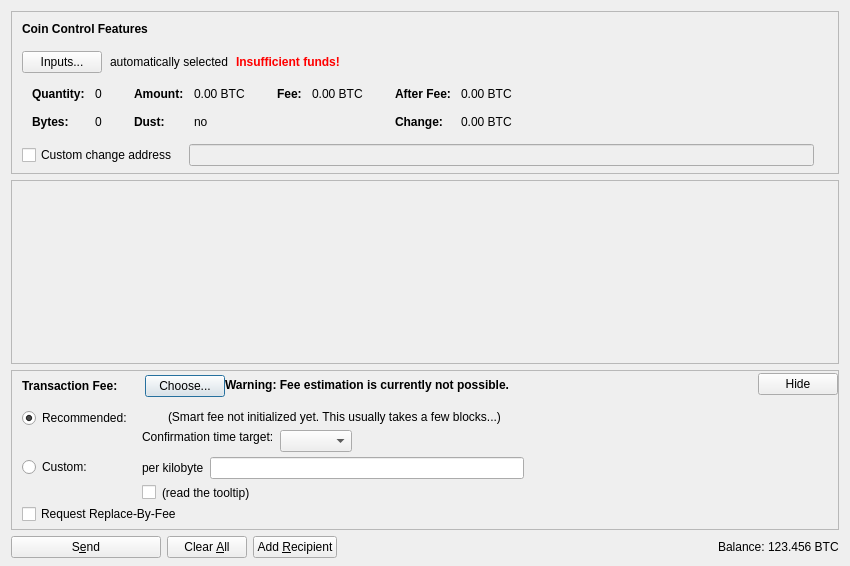
<?xml version="1.0" encoding="UTF-8"?>
<ui version="4.0">
 <class>SendCoinsDialog</class>
 <widget class="QDialog" name="SendCoinsDialog">
  <property name="geometry">
   <rect>
    <x>0</x>
    <y>0</y>
    <width>850</width>
    <height>566</height>
   </rect>
  </property>
  <property name="windowTitle">
   <string>Send Coins</string>
  </property>
  <layout class="QVBoxLayout" name="verticalLayout" stretch="0,1,0,0">
   <property name="bottomMargin">
    <number>8</number>
   </property>
   <item>
    <widget class="QFrame" name="frameCoinControl">
     <property name="sizePolicy">
      <sizepolicy hsizetype="Expanding" vsizetype="Expanding">
       <horstretch>0</horstretch>
       <verstretch>0</verstretch>
      </sizepolicy>
     </property>
     <property name="maximumSize">
      <size>
       <width>16777215</width>
       <height>16777215</height>
      </size>
     </property>
     <property name="frameShape">
      <enum>QFrame::StyledPanel</enum>
     </property>
     <property name="frameShadow">
      <enum>QFrame::Sunken</enum>
     </property>
     <layout class="QVBoxLayout" name="verticalLayoutCoinControl2">
      <property name="spacing">
       <number>0</number>
      </property>
      <property name="leftMargin">
       <number>0</number>
      </property>
      <property name="topMargin">
       <number>0</number>
      </property>
      <property name="rightMargin">
       <number>0</number>
      </property>
      <property name="bottomMargin">
       <number>6</number>
      </property>
      <item>
       <layout class="QVBoxLayout" name="verticalLayoutCoinControl" stretch="0,0,0,0,1">
        <property name="spacing">
         <number>0</number>
        </property>
        <property name="leftMargin">
         <number>10</number>
        </property>
        <property name="topMargin">
         <number>10</number>
        </property>
        <item>
         <layout class="QHBoxLayout" name="horizontalLayoutCoinControl1">
          <property name="bottomMargin">
           <number>15</number>
          </property>
          <item>
           <widget class="QLabel" name="labelCoinControlFeatures">
            <property name="sizePolicy">
             <sizepolicy hsizetype="Preferred" vsizetype="Maximum">
              <horstretch>0</horstretch>
              <verstretch>0</verstretch>
             </sizepolicy>
            </property>
            <property name="font">
             <font>
              <weight>75</weight>
              <bold>true</bold>
             </font>
            </property>
            <property name="styleSheet">
             <string notr="true">font-weight:bold;</string>
            </property>
            <property name="text">
             <string>Coin Control Features</string>
            </property>
           </widget>
          </item>
         </layout>
        </item>
        <item>
         <layout class="QHBoxLayout" name="horizontalLayoutCoinControl2" stretch="0,0,0,0">
          <property name="spacing">
           <number>8</number>
          </property>
          <property name="bottomMargin">
           <number>10</number>
          </property>
          <item>
           <widget class="QPushButton" name="pushButtonCoinControl">
            <property name="styleSheet">
             <string notr="true"/>
            </property>
            <property name="text">
             <string>Inputs...</string>
            </property>
            <property name="autoDefault">
             <bool>false</bool>
            </property>
           </widget>
          </item>
          <item>
           <widget class="QLabel" name="labelCoinControlAutomaticallySelected">
            <property name="text">
             <string>automatically selected</string>
            </property>
            <property name="margin">
             <number>5</number>
            </property>
           </widget>
          </item>
          <item>
           <widget class="QLabel" name="labelCoinControlInsuffFunds">
            <property name="font">
             <font>
              <weight>75</weight>
              <bold>true</bold>
             </font>
            </property>
            <property name="styleSheet">
             <string notr="true">color:red;font-weight:bold;</string>
            </property>
            <property name="text">
             <string>Insufficient funds!</string>
            </property>
            <property name="margin">
             <number>5</number>
            </property>
           </widget>
          </item>
          <item>
           <spacer name="horizontalSpacerCoinControl">
            <property name="orientation">
             <enum>Qt::Horizontal</enum>
            </property>
            <property name="sizeHint" stdset="0">
             <size>
              <width>40</width>
              <height>1</height>
             </size>
            </property>
           </spacer>
          </item>
         </layout>
        </item>
        <item>
         <widget class="QWidget" name="widgetCoinControl" native="true">
          <property name="sizePolicy">
           <sizepolicy hsizetype="Preferred" vsizetype="Preferred">
            <horstretch>0</horstretch>
            <verstretch>0</verstretch>
           </sizepolicy>
          </property>
          <property name="minimumSize">
           <size>
            <width>0</width>
            <height>0</height>
           </size>
          </property>
          <property name="styleSheet">
           <string notr="true"/>
          </property>
          <layout class="QHBoxLayout" name="horizontalLayoutCoinControl5">
           <property name="leftMargin">
            <number>0</number>
           </property>
           <property name="topMargin">
            <number>0</number>
           </property>
           <property name="rightMargin">
            <number>0</number>
           </property>
           <property name="bottomMargin">
            <number>0</number>
           </property>
           <item>
            <layout class="QHBoxLayout" name="horizontalLayoutCoinControl3" stretch="0,0,0,1">
             <property name="spacing">
              <number>20</number>
             </property>
             <property name="topMargin">
              <number>0</number>
             </property>
             <property name="bottomMargin">
              <number>10</number>
             </property>
             <item>
              <layout class="QFormLayout" name="formLayoutCoinControl1">
               <property name="horizontalSpacing">
                <number>10</number>
               </property>
               <property name="verticalSpacing">
                <number>14</number>
               </property>
               <property name="leftMargin">
                <number>10</number>
               </property>
               <property name="topMargin">
                <number>4</number>
               </property>
               <property name="rightMargin">
                <number>6</number>
               </property>
               <item row="0" column="0">
                <widget class="QLabel" name="labelCoinControlQuantityText">
                 <property name="font">
                  <font>
                   <weight>75</weight>
                   <bold>true</bold>
                  </font>
                 </property>
                 <property name="text">
                  <string>Quantity:</string>
                 </property>
                 <property name="margin">
                  <number>0</number>
                 </property>
                </widget>
               </item>
               <item row="0" column="1">
                <widget class="QLabel" name="labelCoinControlQuantity">
                 <property name="cursor">
                  <cursorShape>IBeamCursor</cursorShape>
                 </property>
                 <property name="contextMenuPolicy">
                  <enum>Qt::ActionsContextMenu</enum>
                 </property>
                 <property name="text">
                  <string notr="true">0</string>
                 </property>
                 <property name="margin">
                  <number>0</number>
                 </property>
                 <property name="textInteractionFlags">
                  <set>Qt::LinksAccessibleByMouse|Qt::TextSelectableByKeyboard|Qt::TextSelectableByMouse</set>
                 </property>
                </widget>
               </item>
               <item row="1" column="0">
                <widget class="QLabel" name="labelCoinControlBytesText">
                 <property name="font">
                  <font>
                   <weight>75</weight>
                   <bold>true</bold>
                  </font>
                 </property>
                 <property name="text">
                  <string>Bytes:</string>
                 </property>
                </widget>
               </item>
               <item row="1" column="1">
                <widget class="QLabel" name="labelCoinControlBytes">
                 <property name="cursor">
                  <cursorShape>IBeamCursor</cursorShape>
                 </property>
                 <property name="contextMenuPolicy">
                  <enum>Qt::ActionsContextMenu</enum>
                 </property>
                 <property name="text">
                  <string notr="true">0</string>
                 </property>
                 <property name="textInteractionFlags">
                  <set>Qt::LinksAccessibleByMouse|Qt::TextSelectableByKeyboard|Qt::TextSelectableByMouse</set>
                 </property>
                </widget>
               </item>
              </layout>
             </item>
             <item>
              <layout class="QFormLayout" name="formLayoutCoinControl2">
               <property name="horizontalSpacing">
                <number>10</number>
               </property>
               <property name="verticalSpacing">
                <number>14</number>
               </property>
               <property name="leftMargin">
                <number>6</number>
               </property>
               <property name="topMargin">
                <number>4</number>
               </property>
               <property name="rightMargin">
                <number>6</number>
               </property>
               <item row="0" column="0">
                <widget class="QLabel" name="labelCoinControlAmountText">
                 <property name="font">
                  <font>
                   <weight>75</weight>
                   <bold>true</bold>
                  </font>
                 </property>
                 <property name="text">
                  <string>Amount:</string>
                 </property>
                 <property name="margin">
                  <number>0</number>
                 </property>
                </widget>
               </item>
               <item row="0" column="1">
                <widget class="QLabel" name="labelCoinControlAmount">
                 <property name="cursor">
                  <cursorShape>IBeamCursor</cursorShape>
                 </property>
                 <property name="contextMenuPolicy">
                  <enum>Qt::ActionsContextMenu</enum>
                 </property>
                 <property name="text">
                  <string notr="true">0.00 BTC</string>
                 </property>
                 <property name="textInteractionFlags">
                  <set>Qt::LinksAccessibleByMouse|Qt::TextSelectableByKeyboard|Qt::TextSelectableByMouse</set>
                 </property>
                </widget>
               </item>
               <item row="1" column="0">
                <widget class="QLabel" name="labelCoinControlLowOutputText">
                 <property name="font">
                  <font>
                   <weight>75</weight>
                   <bold>true</bold>
                  </font>
                 </property>
                 <property name="text">
                  <string>Dust:</string>
                 </property>
                </widget>
               </item>
               <item row="1" column="1">
                <widget class="QLabel" name="labelCoinControlLowOutput">
                 <property name="cursor">
                  <cursorShape>IBeamCursor</cursorShape>
                 </property>
                 <property name="contextMenuPolicy">
                  <enum>Qt::ActionsContextMenu</enum>
                 </property>
                 <property name="text">
                  <string notr="true">no</string>
                 </property>
                 <property name="textInteractionFlags">
                  <set>Qt::LinksAccessibleByMouse|Qt::TextSelectableByKeyboard|Qt::TextSelectableByMouse</set>
                 </property>
                </widget>
               </item>
              </layout>
             </item>
             <item>
              <layout class="QFormLayout" name="formLayoutCoinControl3">
               <property name="horizontalSpacing">
                <number>10</number>
               </property>
               <property name="verticalSpacing">
                <number>14</number>
               </property>
               <property name="leftMargin">
                <number>6</number>
               </property>
               <property name="topMargin">
                <number>4</number>
               </property>
               <property name="rightMargin">
                <number>6</number>
               </property>
               <item row="0" column="0">
                <widget class="QLabel" name="labelCoinControlFeeText">
                 <property name="font">
                  <font>
                   <weight>75</weight>
                   <bold>true</bold>
                  </font>
                 </property>
                 <property name="text">
                  <string>Fee:</string>
                 </property>
                 <property name="margin">
                  <number>0</number>
                 </property>
                </widget>
               </item>
               <item row="0" column="1">
                <widget class="QLabel" name="labelCoinControlFee">
                 <property name="cursor">
                  <cursorShape>IBeamCursor</cursorShape>
                 </property>
                 <property name="contextMenuPolicy">
                  <enum>Qt::ActionsContextMenu</enum>
                 </property>
                 <property name="text">
                  <string notr="true">0.00 BTC</string>
                 </property>
                 <property name="textInteractionFlags">
                  <set>Qt::LinksAccessibleByMouse|Qt::TextSelectableByKeyboard|Qt::TextSelectableByMouse</set>
                 </property>
                </widget>
               </item>
              </layout>
             </item>
             <item>
              <layout class="QFormLayout" name="formLayoutCoinControl4">
               <property name="horizontalSpacing">
                <number>10</number>
               </property>
               <property name="verticalSpacing">
                <number>14</number>
               </property>
               <property name="leftMargin">
                <number>6</number>
               </property>
               <property name="topMargin">
                <number>4</number>
               </property>
               <property name="rightMargin">
                <number>6</number>
               </property>
               <item row="0" column="0">
                <widget class="QLabel" name="labelCoinControlAfterFeeText">
                 <property name="font">
                  <font>
                   <weight>75</weight>
                   <bold>true</bold>
                  </font>
                 </property>
                 <property name="text">
                  <string>After Fee:</string>
                 </property>
                 <property name="margin">
                  <number>0</number>
                 </property>
                </widget>
               </item>
               <item row="0" column="1">
                <widget class="QLabel" name="labelCoinControlAfterFee">
                 <property name="cursor">
                  <cursorShape>IBeamCursor</cursorShape>
                 </property>
                 <property name="contextMenuPolicy">
                  <enum>Qt::ActionsContextMenu</enum>
                 </property>
                 <property name="text">
                  <string notr="true">0.00 BTC</string>
                 </property>
                 <property name="textInteractionFlags">
                  <set>Qt::LinksAccessibleByMouse|Qt::TextSelectableByKeyboard|Qt::TextSelectableByMouse</set>
                 </property>
                </widget>
               </item>
               <item row="1" column="0">
                <widget class="QLabel" name="labelCoinControlChangeText">
                 <property name="font">
                  <font>
                   <weight>75</weight>
                   <bold>true</bold>
                  </font>
                 </property>
                 <property name="text">
                  <string>Change:</string>
                 </property>
                </widget>
               </item>
               <item row="1" column="1">
                <widget class="QLabel" name="labelCoinControlChange">
                 <property name="cursor">
                  <cursorShape>IBeamCursor</cursorShape>
                 </property>
                 <property name="contextMenuPolicy">
                  <enum>Qt::ActionsContextMenu</enum>
                 </property>
                 <property name="text">
                  <string notr="true">0.00 BTC</string>
                 </property>
                 <property name="textInteractionFlags">
                  <set>Qt::LinksAccessibleByMouse|Qt::TextSelectableByKeyboard|Qt::TextSelectableByMouse</set>
                 </property>
                </widget>
               </item>
              </layout>
             </item>
            </layout>
           </item>
          </layout>
         </widget>
        </item>
        <item>
         <layout class="QHBoxLayout" name="horizontalLayoutCoinControl4" stretch="0,0,0">
          <property name="spacing">
           <number>12</number>
          </property>
          <property name="sizeConstraint">
           <enum>QLayout::SetDefaultConstraint</enum>
          </property>
          <property name="topMargin">
           <number>5</number>
          </property>
          <property name="rightMargin">
           <number>5</number>
          </property>
          <item>
           <widget class="QCheckBox" name="checkBoxCoinControlChange">
            <property name="toolTip">
             <string>If this is activated, but the change address is empty or invalid, change will be sent to a newly generated address.</string>
            </property>
            <property name="text">
             <string>Custom change address</string>
            </property>
           </widget>
          </item>
          <item>
           <widget class="QValidatedLineEdit" name="lineEditCoinControlChange">
            <property name="enabled">
             <bool>false</bool>
            </property>
            <property name="sizePolicy">
             <sizepolicy hsizetype="Expanding" vsizetype="Fixed">
              <horstretch>0</horstretch>
              <verstretch>0</verstretch>
             </sizepolicy>
            </property>
           </widget>
          </item>
          <item>
           <widget class="QLabel" name="labelCoinControlChangeLabel">
            <property name="sizePolicy">
             <sizepolicy hsizetype="Preferred" vsizetype="Expanding">
              <horstretch>0</horstretch>
              <verstretch>0</verstretch>
             </sizepolicy>
            </property>
            <property name="minimumSize">
             <size>
              <width>0</width>
              <height>0</height>
             </size>
            </property>
            <property name="text">
             <string/>
            </property>
            <property name="margin">
             <number>3</number>
            </property>
           </widget>
          </item>
         </layout>
        </item>
        <item>
         <spacer name="verticalSpacerCoinControl">
          <property name="orientation">
           <enum>Qt::Vertical</enum>
          </property>
          <property name="sizeHint" stdset="0">
           <size>
            <width>800</width>
            <height>1</height>
           </size>
          </property>
         </spacer>
        </item>
       </layout>
      </item>
     </layout>
    </widget>
   </item>
   <item>
    <widget class="QScrollArea" name="scrollArea">
     <property name="widgetResizable">
      <bool>true</bool>
     </property>
     <widget class="QWidget" name="scrollAreaWidgetContents">
      <property name="geometry">
       <rect>
        <x>0</x>
        <y>0</y>
        <width>830</width>
        <height>68</height>
       </rect>
      </property>
      <layout class="QVBoxLayout" name="verticalLayout_2" stretch="0,1">
       <property name="leftMargin">
        <number>0</number>
       </property>
       <property name="topMargin">
        <number>0</number>
       </property>
       <property name="rightMargin">
        <number>0</number>
       </property>
       <property name="bottomMargin">
        <number>0</number>
       </property>
       <item>
        <layout class="QVBoxLayout" name="entries">
         <property name="spacing">
          <number>6</number>
         </property>
        </layout>
       </item>
       <item>
        <spacer name="verticalSpacer">
         <property name="orientation">
          <enum>Qt::Vertical</enum>
         </property>
         <property name="sizeHint" stdset="0">
          <size>
           <width>20</width>
           <height>40</height>
          </size>
         </property>
        </spacer>
       </item>
      </layout>
     </widget>
    </widget>
   </item>
   <item>
    <widget class="QFrame" name="frameFee">
     <property name="sizePolicy">
      <sizepolicy hsizetype="Expanding" vsizetype="Expanding">
       <horstretch>0</horstretch>
       <verstretch>0</verstretch>
      </sizepolicy>
     </property>
     <property name="maximumSize">
      <size>
       <width>16777215</width>
       <height>16777215</height>
      </size>
     </property>
     <property name="frameShape">
      <enum>QFrame::StyledPanel</enum>
     </property>
     <property name="frameShadow">
      <enum>QFrame::Sunken</enum>
     </property>
     <layout class="QVBoxLayout" name="verticalLayoutFee1">
      <property name="spacing">
       <number>0</number>
      </property>
      <property name="leftMargin">
       <number>0</number>
      </property>
      <property name="topMargin">
       <number>0</number>
      </property>
      <property name="rightMargin">
       <number>0</number>
      </property>
      <property name="bottomMargin">
       <number>0</number>
      </property>
      <item>
       <layout class="QVBoxLayout" name="verticalLayoutFee2" stretch="0,0,0">
        <property name="spacing">
         <number>0</number>
        </property>
        <property name="leftMargin">
         <number>10</number>
        </property>
        <property name="topMargin">
         <number>0</number>
        </property>
        <item>
         <layout class="QHBoxLayout" name="horizontalLayoutFee1">
          <property name="bottomMargin">
           <number>0</number>
          </property>
          <item>
           <layout class="QVBoxLayout" name="verticalLayoutFee7">
            <property name="spacing">
             <number>0</number>
            </property>
            <item>
             <spacer name="verticalSpacerSmartFee">
              <property name="orientation">
               <enum>Qt::Vertical</enum>
              </property>
              <property name="sizeType">
               <enum>QSizePolicy::Fixed</enum>
              </property>
              <property name="sizeHint" stdset="0">
               <size>
                <width>1</width>
                <height>4</height>
               </size>
              </property>
             </spacer>
            </item>
            <item>
             <layout class="QHBoxLayout" name="horizontalLayoutSmartFee">
              <property name="spacing">
               <number>10</number>
              </property>
              <item>
               <widget class="QLabel" name="labelFeeHeadline">
                <property name="sizePolicy">
                 <sizepolicy hsizetype="Preferred" vsizetype="Maximum">
                  <horstretch>0</horstretch>
                  <verstretch>0</verstretch>
                 </sizepolicy>
                </property>
                <property name="font">
                 <font>
                  <weight>75</weight>
                  <bold>true</bold>
                 </font>
                </property>
                <property name="styleSheet">
                 <string notr="true">font-weight:bold;</string>
                </property>
                <property name="text">
                 <string>Transaction Fee:</string>
                </property>
               </widget>
              </item>
              <item>
               <widget class="QLabel" name="labelFeeMinimized">
                <property name="text">
                 <string/>
                </property>
               </widget>
              </item>
              <item>
               <widget class="QPushButton" name="buttonChooseFee">
                <property name="text">
                 <string>Choose...</string>
                </property>
               </widget>
              </item>
             </layout>
            </item>
            <item>
             <spacer name="verticalSpacer_5">
              <property name="orientation">
               <enum>Qt::Vertical</enum>
              </property>
              <property name="sizeHint" stdset="0">
               <size>
                <width>1</width>
                <height>1</height>
               </size>
              </property>
             </spacer>
            </item>
           </layout>
          </item>
          <item>
           <widget class="QLabel" name="fallbackFeeWarningLabel">
            <property name="font">
             <font>
              <weight>75</weight>
              <bold>true</bold>
             </font>
            </property>
            <property name="toolTip">
             <string>Using the fallbackfee can result in sending a transaction that will take several hours or days (or never) to confirm. Consider choosing your fee manually or wait until you have validated the complete chain.</string>
            </property>
            <property name="text">
             <string>Warning: Fee estimation is currently not possible.</string>
            </property>
            <property name="wordWrap">
             <bool>false</bool>
            </property>
           </widget>
          </item>
          <item>
           <spacer name="horizontalSpacer_4">
            <property name="orientation">
             <enum>Qt::Horizontal</enum>
            </property>
            <property name="sizeType">
             <enum>QSizePolicy::MinimumExpanding</enum>
            </property>
            <property name="sizeHint" stdset="0">
             <size>
              <width>40</width>
              <height>20</height>
             </size>
            </property>
           </spacer>
          </item>
          <item>
           <widget class="QPushButton" name="buttonMinimizeFee">
            <property name="toolTip">
             <string>collapse fee-settings</string>
            </property>
            <property name="text">
             <string>Hide</string>
            </property>
           </widget>
          </item>
         </layout>
        </item>
        <item>
         <widget class="QFrame" name="frameFeeSelection">
          <layout class="QVBoxLayout" name="verticalLayoutFee12">
           <property name="spacing">
            <number>0</number>
           </property>
           <property name="leftMargin">
            <number>0</number>
           </property>
           <property name="topMargin">
            <number>0</number>
           </property>
           <property name="rightMargin">
            <number>0</number>
           </property>
           <property name="bottomMargin">
            <number>0</number>
           </property>
           <item>
            <layout class="QGridLayout" name="gridLayoutFee">
             <property name="topMargin">
              <number>10</number>
             </property>
             <property name="bottomMargin">
              <number>4</number>
             </property>
             <property name="horizontalSpacing">
              <number>10</number>
             </property>
             <property name="verticalSpacing">
              <number>4</number>
             </property>
             <item row="1" column="1">
              <layout class="QVBoxLayout" name="verticalLayoutFee8">
               <property name="spacing">
                <number>6</number>
               </property>
               <item>
                <layout class="QHBoxLayout" name="horizontalLayoutFee13">
                 <item>
                  <widget class="QLabel" name="labelCustomPerKilobyte">
                   <property name="toolTip">
                    <string>If the custom fee is set to 1000 satoshis and the transaction is only 250 bytes, then &quot;per kilobyte&quot; only pays 250 satoshis in fee, while &quot;total at least&quot; pays 1000 satoshis. For transactions bigger than a kilobyte both pay by kilobyte.</string>
                   </property>
                   <property name="text">
                    <string>per kilobyte</string>
                   </property>
                  </widget>
                 </item>
                 <item>
                  <widget class="BitcoinAmountField" name="customFee"/>
                 </item>
                 <item>
                  <spacer name="horizontalSpacer_6">
                   <property name="orientation">
                    <enum>Qt::Horizontal</enum>
                   </property>
                   <property name="sizeHint" stdset="0">
                    <size>
                     <width>1</width>
                     <height>1</height>
                    </size>
                   </property>
                  </spacer>
                 </item>
                </layout>
               </item>
               <item>
                <layout class="QHBoxLayout" name="horizontalLayoutFee8">
                 <item>
                  <widget class="QCheckBox" name="checkBoxMinimumFee">
                   <property name="toolTip">
                    <string>Paying only the minimum fee is just fine as long as there is less transaction volume than space in the blocks. But be aware that this can end up in a never confirming transaction once there is more demand for Bitcoin2X transactions than the network can process.</string>
                   </property>
                   <property name="text">
                    <string/>
                   </property>
                  </widget>
                 </item>
                 <item>
                  <widget class="QLabel" name="labelMinFeeWarning">
                   <property name="enabled">
                    <bool>true</bool>
                   </property>
                   <property name="toolTip">
                    <string>Paying only the minimum fee is just fine as long as there is less transaction volume than space in the blocks. But be aware that this can end up in a never confirming transaction once there is more demand for Bitcoin2X transactions than the network can process.</string>
                   </property>
                   <property name="text">
                    <string>(read the tooltip)</string>
                   </property>
                   <property name="margin">
                    <number>5</number>
                   </property>
                  </widget>
                 </item>
                 <item>
                  <spacer name="horizontalSpacer_2">
                   <property name="orientation">
                    <enum>Qt::Horizontal</enum>
                   </property>
                   <property name="sizeHint" stdset="0">
                    <size>
                     <width>1</width>
                     <height>1</height>
                    </size>
                   </property>
                  </spacer>
                 </item>
                </layout>
               </item>
              </layout>
             </item>
             <item row="0" column="0">
              <layout class="QVBoxLayout" name="verticalLayoutFee4" stretch="0,1">
               <item>
                <widget class="QRadioButton" name="radioSmartFee">
                 <property name="text">
                  <string>Recommended:</string>
                 </property>
                 <property name="checked">
                  <bool>true</bool>
                 </property>
                 <attribute name="buttonGroup">
                  <string notr="true">groupFee</string>
                 </attribute>
                </widget>
               </item>
               <item>
                <spacer name="verticalSpacer_2">
                 <property name="orientation">
                  <enum>Qt::Vertical</enum>
                 </property>
                 <property name="sizeHint" stdset="0">
                  <size>
                   <width>1</width>
                   <height>1</height>
                  </size>
                 </property>
                </spacer>
               </item>
              </layout>
             </item>
             <item row="1" column="0">
              <layout class="QVBoxLayout" name="verticalLayoutFee9" stretch="0,1">
               <item>
                <widget class="QRadioButton" name="radioCustomFee">
                 <property name="text">
                  <string>Custom:</string>
                 </property>
                 <attribute name="buttonGroup">
                  <string notr="true">groupFee</string>
                 </attribute>
                </widget>
               </item>
               <item>
                <spacer name="verticalSpacer_6">
                 <property name="orientation">
                  <enum>Qt::Vertical</enum>
                 </property>
                 <property name="sizeHint" stdset="0">
                  <size>
                   <width>1</width>
                   <height>1</height>
                  </size>
                 </property>
                </spacer>
               </item>
              </layout>
             </item>
             <item row="0" column="1">
              <layout class="QVBoxLayout" name="verticalLayoutFee3" stretch="0,0,1">
               <property name="spacing">
                <number>6</number>
               </property>
               <property name="topMargin">
                <number>2</number>
               </property>
               <item>
                <layout class="QHBoxLayout" name="horizontalLayoutFee12">
                 <item>
                  <widget class="QLabel" name="labelSmartFee">
                   <property name="text">
                    <string/>
                   </property>
                   <property name="margin">
                    <number>2</number>
                   </property>
                  </widget>
                 </item>
                 <item>
                  <widget class="QLabel" name="labelFeeEstimation">
                   <property name="text">
                    <string/>
                   </property>
                  </widget>
                 </item>
                 <item>
                  <widget class="QLabel" name="labelSmartFee2">
                   <property name="text">
                    <string>(Smart fee not initialized yet. This usually takes a few blocks...)</string>
                   </property>
                   <property name="margin">
                    <number>2</number>
                   </property>
                  </widget>
                 </item>
                 <item>
                  <spacer name="horizontalSpacer_5">
                   <property name="orientation">
                    <enum>Qt::Horizontal</enum>
                   </property>
                   <property name="sizeHint" stdset="0">
                    <size>
                     <width>1</width>
                     <height>1</height>
                    </size>
                   </property>
                  </spacer>
                 </item>
                </layout>
               </item>
               <item>
                <layout class="QHBoxLayout" name="horizontalLayoutFee9">
                 <item>
                  <layout class="QVBoxLayout" name="verticalLayoutFee6">
                   <item>
                    <widget class="QLabel" name="labelSmartFee3">
                     <property name="text">
                      <string>Confirmation time target:</string>
                     </property>
                     <property name="margin">
                      <number>2</number>
                     </property>
                    </widget>
                   </item>
                   <item>
                    <spacer name="verticalSpacer_3">
                     <property name="orientation">
                      <enum>Qt::Vertical</enum>
                     </property>
                     <property name="sizeHint" stdset="0">
                      <size>
                       <width>1</width>
                       <height>1</height>
                      </size>
                     </property>
                    </spacer>
                   </item>
                  </layout>
                 </item>
                 <item>
                  <layout class="QVBoxLayout" name="verticalLayoutFee5">
                   <property name="rightMargin">
                    <number>30</number>
                   </property>
                   <item>
                    <layout class="QHBoxLayout" name="horizontalLayoutConfTarget">
                     <property name="bottomMargin">
                      <number>0</number>
                     </property>
                     <item>
                      <widget class="QComboBox" name="confTargetSelector"/>
                     </item>
                     <item>
                      <spacer name="horizontalSpacerConfTarget">
                       <property name="orientation">
                        <enum>Qt::Horizontal</enum>
                       </property>
                       <property name="sizeHint" stdset="0">
                        <size>
                         <width>40</width>
                         <height>20</height>
                        </size>
                       </property>
                      </spacer>
                     </item>
                    </layout>
                   </item>
                  </layout>
                 </item>
                </layout>
               </item>
               <item>
                <spacer name="verticalSpacer_4">
                 <property name="orientation">
                  <enum>Qt::Vertical</enum>
                 </property>
                 <property name="sizeHint" stdset="0">
                  <size>
                   <width>1</width>
                   <height>1</height>
                  </size>
                 </property>
                </spacer>
               </item>
              </layout>
             </item>
            </layout>
           </item>
           <item>
            <widget class="QCheckBox" name="optInRBF">
             <property name="toolTip">
              <string>Indicates that the sender may wish to replace this transaction with a new one paying higher fees (prior to being confirmed).</string>
             </property>
             <property name="text">
              <string>Request Replace-By-Fee</string>
             </property>
            </widget>
           </item>
          </layout>
         </widget>
        </item>
        <item>
         <spacer name="verticalSpacerFee">
          <property name="orientation">
           <enum>Qt::Vertical</enum>
          </property>
          <property name="sizeHint" stdset="0">
           <size>
            <width>40</width>
            <height>5</height>
           </size>
          </property>
         </spacer>
        </item>
       </layout>
      </item>
     </layout>
    </widget>
   </item>
   <item>
    <layout class="QHBoxLayout" name="horizontalLayout">
     <item>
      <widget class="QPushButton" name="sendButton">
       <property name="minimumSize">
        <size>
         <width>150</width>
         <height>0</height>
        </size>
       </property>
       <property name="toolTip">
        <string>Confirm the send action</string>
       </property>
       <property name="text">
        <string>S&amp;end</string>
       </property>
       <property name="icon">
        <iconset resource="../bitcoin.qrc">
         <normaloff>:/icons/send</normaloff>:/icons/send</iconset>
       </property>
       <property name="autoDefault">
        <bool>false</bool>
       </property>
       <property name="default">
        <bool>false</bool>
       </property>
      </widget>
     </item>
     <item>
      <widget class="QPushButton" name="clearButton">
       <property name="sizePolicy">
        <sizepolicy hsizetype="Minimum" vsizetype="Fixed">
         <horstretch>0</horstretch>
         <verstretch>0</verstretch>
        </sizepolicy>
       </property>
       <property name="toolTip">
        <string>Clear all fields of the form.</string>
       </property>
       <property name="text">
        <string>Clear &amp;All</string>
       </property>
       <property name="icon">
        <iconset resource="../bitcoin.qrc">
         <normaloff>:/icons/remove</normaloff>:/icons/remove</iconset>
       </property>
       <property name="autoDefault">
        <bool>false</bool>
       </property>
      </widget>
     </item>
     <item>
      <widget class="QPushButton" name="addButton">
       <property name="toolTip">
        <string>Send to multiple recipients at once</string>
       </property>
       <property name="text">
        <string>Add &amp;Recipient</string>
       </property>
       <property name="icon">
        <iconset resource="../bitcoin.qrc">
         <normaloff>:/icons/add</normaloff>:/icons/add</iconset>
       </property>
       <property name="autoDefault">
        <bool>false</bool>
       </property>
      </widget>
     </item>
     <item>
      <spacer name="horizontalSpacer">
       <property name="orientation">
        <enum>Qt::Horizontal</enum>
       </property>
       <property name="sizeHint" stdset="0">
        <size>
         <width>40</width>
         <height>20</height>
        </size>
       </property>
      </spacer>
     </item>
     <item>
      <layout class="QHBoxLayout" name="horizontalLayout_2">
       <property name="spacing">
        <number>3</number>
       </property>
       <item>
        <widget class="QLabel" name="label">
         <property name="sizePolicy">
          <sizepolicy hsizetype="Preferred" vsizetype="Fixed">
           <horstretch>0</horstretch>
           <verstretch>0</verstretch>
          </sizepolicy>
         </property>
         <property name="text">
          <string>Balance:</string>
         </property>
        </widget>
       </item>
       <item>
        <widget class="QLabel" name="labelBalance">
         <property name="sizePolicy">
          <sizepolicy hsizetype="Preferred" vsizetype="Fixed">
           <horstretch>0</horstretch>
           <verstretch>0</verstretch>
          </sizepolicy>
         </property>
         <property name="cursor">
          <cursorShape>IBeamCursor</cursorShape>
         </property>
         <property name="text">
          <string notr="true">123.456 BTC</string>
         </property>
         <property name="textInteractionFlags">
          <set>Qt::LinksAccessibleByMouse|Qt::TextSelectableByKeyboard|Qt::TextSelectableByMouse</set>
         </property>
        </widget>
       </item>
      </layout>
     </item>
    </layout>
   </item>
  </layout>
 </widget>
 <customwidgets>
  <customwidget>
   <class>QValidatedLineEdit</class>
   <extends>QLineEdit</extends>
   <header>qvalidatedlineedit.h</header>
  </customwidget>
  <customwidget>
   <class>BitcoinAmountField</class>
   <extends>QLineEdit</extends>
   <header>bitcoinamountfield.h</header>
   <container>1</container>
  </customwidget>
 </customwidgets>
 <resources>
  <include location="../bitcoin.qrc"/>
 </resources>
 <connections/>
 <buttongroups>
  <buttongroup name="groupFee"/>
 </buttongroups>
</ui>
